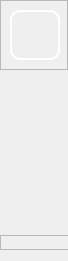
        <widget class="QFrame" name="LeftMenuBg">
         <property name="minimumSize">
          <size>
           <width>68</width>
           <height>0</height>
          </size>
         </property>
         <property name="maximumSize">
          <size>
           <width>68</width>
           <height>16777215</height>
          </size>
         </property>
         <property name="styleSheet">
          <string notr="true">QFrame#LeftMenuBg{
	background-color: rgba(255, 255, 255,0);
border:0px solid red;
border-radius:30px
}</string>
         </property>
         <property name="frameShape">
          <enum>QFrame::Shape::NoFrame</enum>
         </property>
         <property name="frameShadow">
          <enum>QFrame::Shadow::Raised</enum>
         </property>
         <layout class="QVBoxLayout" name="verticalLayout_2">
          <property name="spacing">
           <number>0</number>
          </property>
          <property name="leftMargin">
           <number>0</number>
          </property>
          <property name="topMargin">
           <number>0</number>
          </property>
          <property name="rightMargin">
           <number>0</number>
          </property>
          <item>
           <widget class="QFrame" name="TopLogoInfo">
            <property name="enabled">
             <bool>true</bool>
            </property>
            <property name="minimumSize">
             <size>
              <width>0</width>
              <height>70</height>
             </size>
            </property>
            <property name="maximumSize">
             <size>
              <width>16777215</width>
              <height>70</height>
             </size>
            </property>
            <property name="frameShape">
             <enum>QFrame::Shape::StyledPanel</enum>
            </property>
            <property name="frameShadow">
             <enum>QFrame::Shadow::Raised</enum>
            </property>
            <widget class="QWidget" name="logo" native="true">
             <property name="geometry">
              <rect>
               <x>10</x>
               <y>10</y>
               <width>50</width>
               <height>50</height>
              </rect>
             </property>
             <property name="sizePolicy">
              <sizepolicy hsizetype="Preferred" vsizetype="Preferred">
               <horstretch>0</horstretch>
               <verstretch>0</verstretch>
              </sizepolicy>
             </property>
             <property name="minimumSize">
              <size>
               <width>50</width>
               <height>50</height>
              </size>
             </property>
             <property name="maximumSize">
              <size>
               <width>50</width>
               <height>50</height>
              </size>
             </property>
             <property name="styleSheet">
              <string notr="true">image: url(:/all/img/logo.png);
border:2px solid rgb(255, 255, 255);
border-radius:10px</string>
             </property>
            </widget>
            <widget class="QLabel" name="Author">
             <property name="geometry">
              <rect>
               <x>90</x>
               <y>30</y>
               <width>60</width>
               <height>30</height>
              </rect>
             </property>
             <property name="sizePolicy">
              <sizepolicy hsizetype="Preferred" vsizetype="Preferred">
               <horstretch>0</horstretch>
               <verstretch>0</verstretch>
              </sizepolicy>
             </property>
             <property name="minimumSize">
              <size>
               <width>60</width>
               <height>30</height>
              </size>
             </property>
             <property name="maximumSize">
              <size>
               <width>60</width>
               <height>30</height>
              </size>
             </property>
             <property name="styleSheet">
              <string notr="true">font: italic 11pt &quot;Segoe UI&quot;;
color: rgba(255, 255, 255, 255);</string>
             </property>
             <property name="text">
              <string>By javier</string>
             </property>
             <property name="alignment">
              <set>Qt::AlignmentFlag::AlignCenter</set>
             </property>
            </widget>
            <widget class="QLabel" name="Title">
             <property name="geometry">
              <rect>
               <x>60</x>
               <y>10</y>
               <width>121</width>
               <height>20</height>
              </rect>
             </property>
             <property name="maximumSize">
              <size>
               <width>16777215</width>
               <height>30</height>
              </size>
             </property>
             <property name="styleSheet">
              <string notr="true">font: 600 13pt &quot;Segoe UI Semibold&quot;;
color: rgba(255, 255, 255, 255);</string>
             </property>
             <property name="text">
              <string>YoloSide</string>
             </property>
             <property name="alignment">
              <set>Qt::AlignmentFlag::AlignCenter</set>
             </property>
            </widget>
           </widget>
          </item>
          <item>
           <widget class="QFrame" name="ToggleBox">
            <property name="minimumSize">
             <size>
              <width>200</width>
              <height>80</height>
             </size>
            </property>
            <property name="maximumSize">
             <size>
              <width>200</width>
              <height>80</height>
             </size>
            </property>
            <property name="frameShape">
             <enum>QFrame::Shape::NoFrame</enum>
            </property>
            <property name="frameShadow">
             <enum>QFrame::Shadow::Raised</enum>
            </property>
            <layout class="QVBoxLayout" name="verticalLayout_4">
             <property name="spacing">
              <number>0</number>
             </property>
             <property name="leftMargin">
              <number>0</number>
             </property>
             <property name="topMargin">
              <number>0</number>
             </property>
             <property name="rightMargin">
              <number>0</number>
             </property>
             <property name="bottomMargin">
              <number>0</number>
             </property>
             <item>
              <widget class="QPushButton" name="ToggleBotton">
               <property name="sizePolicy">
                <sizepolicy hsizetype="Expanding" vsizetype="Fixed">
                 <horstretch>0</horstretch>
                 <verstretch>0</verstretch>
                </sizepolicy>
               </property>
               <property name="minimumSize">
                <size>
                 <width>0</width>
                 <height>45</height>
                </size>
               </property>
               <property name="maximumSize">
                <size>
                 <width>16777215</width>
                 <height>16777215</height>
                </size>
               </property>
               <property name="font">
                <font>
                 <family>Nirmala UI</family>
                 <pointsize>12</pointsize>
                 <italic>false</italic>
                 <bold>true</bold>
                </font>
               </property>
               <property name="cursor">
                <cursorShape>PointingHandCursor</cursorShape>
               </property>
               <property name="mouseTracking">
                <bool>true</bool>
               </property>
               <property name="focusPolicy">
                <enum>Qt::FocusPolicy::StrongFocus</enum>
               </property>
               <property name="contextMenuPolicy">
                <enum>Qt::ContextMenuPolicy::DefaultContextMenu</enum>
               </property>
               <property name="layoutDirection">
                <enum>Qt::LayoutDirection::LeftToRight</enum>
               </property>
               <property name="autoFillBackground">
                <bool>false</bool>
               </property>
               <property name="styleSheet">
                <string notr="true">QPushButton{
background-image: url(:/all/img/menu.png);
background-repeat: no-repeat;
background-position: left center;
border: none;
border-left: 23px solid transparent;

text-align: center;
padding-left: 0px;
color: rgba(255, 255, 255, 199);
font: 700 12pt &quot;Nirmala UI&quot;;
}

QPushButton:hover{
background-color: rgba(114, 129, 214, 59);
}</string>
               </property>
               <property name="text">
                <string>Hide</string>
               </property>
               <property name="icon">
                <iconset theme="zoom-out"/>
               </property>
               <property name="autoDefault">
                <bool>false</bool>
               </property>
               <property name="default">
                <bool>false</bool>
               </property>
               <property name="flat">
                <bool>false</bool>
               </property>
              </widget>
             </item>
            </layout>
           </widget>
          </item>
          <item>
           <widget class="QFrame" name="MenuBox">
            <property name="minimumSize">
             <size>
              <width>200</width>
              <height>0</height>
             </size>
            </property>
            <property name="maximumSize">
             <size>
              <width>200</width>
              <height>16777215</height>
             </size>
            </property>
            <property name="frameShape">
             <enum>QFrame::Shape::NoFrame</enum>
            </property>
            <property name="frameShadow">
             <enum>QFrame::Shadow::Raised</enum>
            </property>
            <layout class="QVBoxLayout" name="verticalLayout_5" stretch="1,0">
             <property name="spacing">
              <number>15</number>
             </property>
             <property name="sizeConstraint">
              <enum>QLayout::SizeConstraint::SetDefaultConstraint</enum>
             </property>
             <property name="leftMargin">
              <number>0</number>
             </property>
             <property name="topMargin">
              <number>0</number>
             </property>
             <property name="rightMargin">
              <number>0</number>
             </property>
             <property name="bottomMargin">
              <number>0</number>
             </property>
             <item>
              <widget class="QPushButton" name="src_file_button">
               <property name="minimumSize">
                <size>
                 <width>0</width>
                 <height>45</height>
                </size>
               </property>
               <property name="cursor">
                <cursorShape>PointingHandCursor</cursorShape>
               </property>
               <property name="styleSheet">
                <string notr="true">QPushButton{
background-image: url(:/all/img/file.png);
background-repeat: no-repeat;
background-position: left center;
border: none;
border-left: 23px solid transparent;

text-align: center;
padding-left: 0px;
color: rgba(255, 255, 255, 199);
font: 700 12pt &quot;Nirmala UI&quot;;
}

QPushButton:hover{
background-color: rgba(114, 129, 214, 59);
}</string>
               </property>
               <property name="text">
                <string>Local File</string>
               </property>
              </widget>
             </item>
             <item>
              <spacer name="verticalSpacer">
               <property name="orientation">
                <enum>Qt::Orientation::Vertical</enum>
               </property>
               <property name="sizeHint" stdset="0">
                <size>
                 <width>20</width>
                 <height>40</height>
                </size>
               </property>
              </spacer>
             </item>
            </layout>
           </widget>
          </item>
          <item>
           <widget class="QFrame" name="VersionInfo">
            <property name="minimumSize">
             <size>
              <width>200</width>
              <height>10</height>
             </size>
            </property>
            <property name="maximumSize">
             <size>
              <width>200</width>
              <height>15</height>
             </size>
            </property>
            <property name="frameShape">
             <enum>QFrame::Shape::StyledPanel</enum>
            </property>
            <property name="frameShadow">
             <enum>QFrame::Shadow::Raised</enum>
            </property>
            <layout class="QVBoxLayout" name="verticalLayout_3">
             <property name="leftMargin">
              <number>18</number>
             </property>
             <property name="topMargin">
              <number>0</number>
             </property>
             <property name="bottomMargin">
              <number>0</number>
             </property>
             <item>
              <widget class="QLabel" name="VersionLabel">
               <property name="styleSheet">
                <string notr="true">font: 900 italic 10pt &quot;Segoe UI&quot;;
color: rgba(255, 255, 255, 199);</string>
               </property>
               <property name="text">
                <string>Version: 2.0</string>
               </property>
               <property name="alignment">
                <set>Qt::AlignmentFlag::AlignCenter</set>
               </property>
              </widget>
             </item>
            </layout>
           </widget>
          </item>
         </layout>
        </widget>
